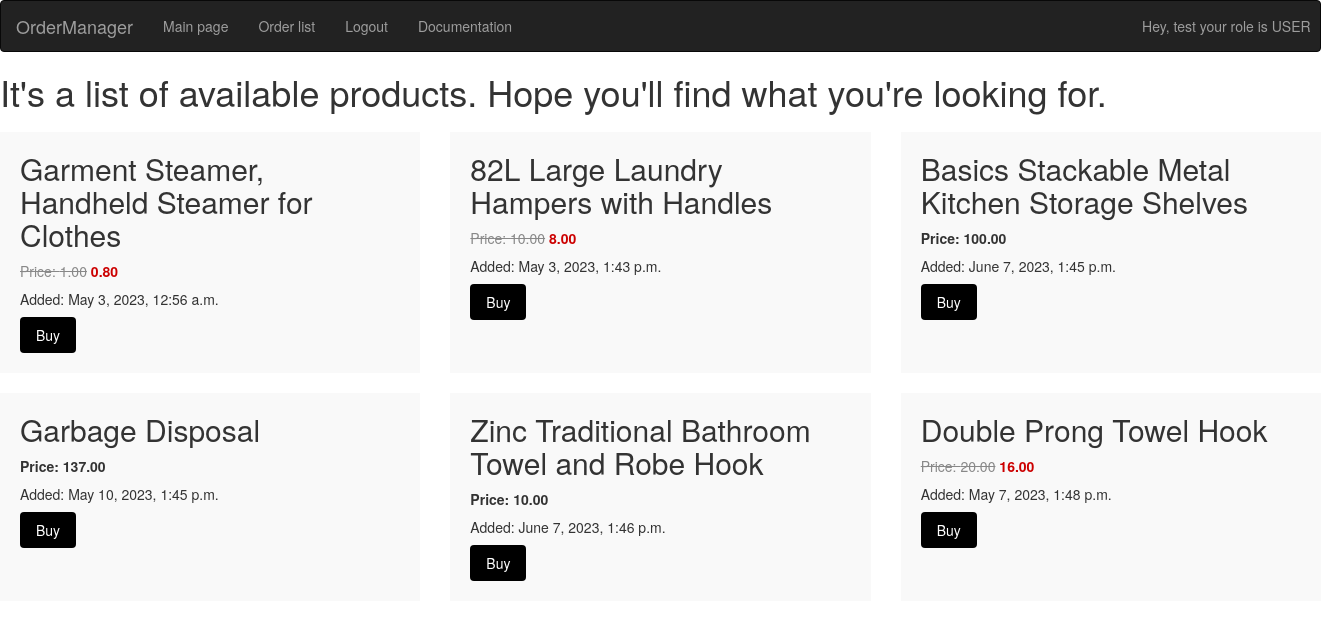
Screenshot of / (signed in) with the database file from the repository.
### users/models.py (models this page shows, shortened)
class User(AbstractUser):
    class Role(models.TextChoices):
        USER = "USER", "user"
        CASHIER = "CASHIER", "cashier"
        CONSULTANT = "CONSULTANT", "consultant"
        BOOKER = "BOOKER", "booker"
    base_role = Role.USER
    role = models.CharField(max_length=50, choices=Role.choices, blank=True, null=True)

### market/models.py (models this page shows, shortened)
class Product(models.Model):
    name = models.CharField(max_length=150, blank=True, null=True)
    price = models.DecimalField(max_digits=10, decimal_places=2, blank=True, null=True)
    discounted_price = models.DecimalField(
        default=None, max_digits=10, decimal_places=2, blank=True, null=True
    )
    created = models.DateTimeField(
        auto_now_add=False, blank=True, null=True, default=timezone.now
    )

### market/views.py (the view)
# urls.py: path("", views.MainPageView.as_view(), name="main"),
class MainPageView(View):
    def get(self, request):
        products = Product.objects.all()
        context = {"products": products}
        return render(request, "market/main.html", context)

### market/templates/market/main.html (shortened to what this page needs)
{% extends "main.html" %}
{% block content %}
<section>
    {% if products %}
    <h1>It's a list of available products. Hope you'll find what you're looking for.</h1>
    <div class="product-list">
        {% for product in products %}
        <div class="product-item">
            <h2>{{ product.name }}</h2>
            <ul>
                <li>
                    {% if product.discounted_price %}
                    <span class="original-price">Price: {{ product.price }}</span>
                    <span class="discounted-price">{{ product.discounted_price }}</span>
                    {% else %}
                    <span class="price">Price: {{ product.price }}</span>
                    {% endif %}
                </li>
                <li>Added: {{ product.created }}</li>
            </ul>
            {% if request.user.role == 'USER' %}
            <a href="{% url 'user-order' pk=product.id %}" class="buy-button">Buy</a>
            {% endif %}
        </div>
        {% endfor %}
    </div>
    {% else %}
        <h1>No products yet...</h1>
    {% endif %}
</section>
{% endblock %}

### templates/havbar.html (shortened to what this page needs)
{% load static %}
<!DOCTYPE html>
<html lang="en">
<head>
  <link rel="stylesheet" href="https://maxcdn.bootstrapcdn.com/bootstrap/3.4.1/css/bootstrap.min.css">
  <link rel="stylesheet" href="{% static 'styles/main.css'%}">
</head>
{% block content %}
<body>
<nav class="navbar navbar-inverse">
  <div class="container-fluid">
    <div class="navbar-header">
      <a class="navbar-brand" href="{% url 'main' %}">OrderManager</a>
    </div>
    <ul class="nav navbar-nav">
      <li><a href="{% url 'main' %}">Main page</a></li>
      <li><a href="{% url 'showorders' %}">Order list</a></li>
      {% if request.user.is_authenticated %}
      <li><a href="{% url 'logout' %}">Logout</a></li>
      {% else %}
      <li><a href="{% url 'login' %}">Login/Sign Up</a></li>
      {% endif %}
      <li><a href="{% url 'docs' %}">Documentation</a></li>
      {% if request.user.is_authenticated %}
      <p class="navbar-text navbar-left-text">Hey, {{ request.user }} your role is {{ request.user.role }}</p>
      {% endif %}
    </ul>
  </div>
</nav>
</body>
{% endblock %}
</html>

### static/styles/main.css (style rules this page uses)
.product-list { display: flex; flex-wrap: wrap; justify-content: space-between; margin-top: 20px; }
.product-item { width: calc(33.33% - 20px); background-color: #f9f9f9; padding: 20px; margin-bottom: 20px; }
.product-item h2 { margin-top: 0; }
.product-item ul { list-style-type: none; margin: 0; padding: 0; }
.product-item li { margin-bottom: 8px; }
.price { font-weight: bold; }
.original-price { text-decoration: line-through; color: #888; }
.discounted-price { color: #c00; font-weight: bold; }
.buy-button { display: inline-block; padding: 8px 16px; background-color: #000000; color: #fff; text-decoration: none; border-radius: 4px; }
.navbar-left-text { position: relative; top: 0; left: 600px; margin: 15px; }

### rows the page displays
User: user "test", user.role "USER"
Product: name "Garment Steamer, Handheld Steamer for Clothes", price "1.00", discounted_price "0.80", created "May 3, 2023, 12:56 a.m."
Product: name "82L Large Laundry Hampers with Handles", price "10.00", discounted_price "8.00", created "May 3, 2023, 1:43 p.m."
Product: name "Basics Stackable Metal Kitchen Storage Shelves", price "100.00", created "June 7, 2023, 1:45 p.m."
Product: name "Garbage Disposal", price "137.00", created "May 10, 2023, 1:45 p.m."
Product: name "Zinc Traditional Bathroom Towel and Robe Hook", price "10.00", created "June 7, 2023, 1:46 p.m."
Product: name "Double Prong Towel Hook", price "20.00", discounted_price "16.00", created "May 7, 2023, 1:48 p.m."
